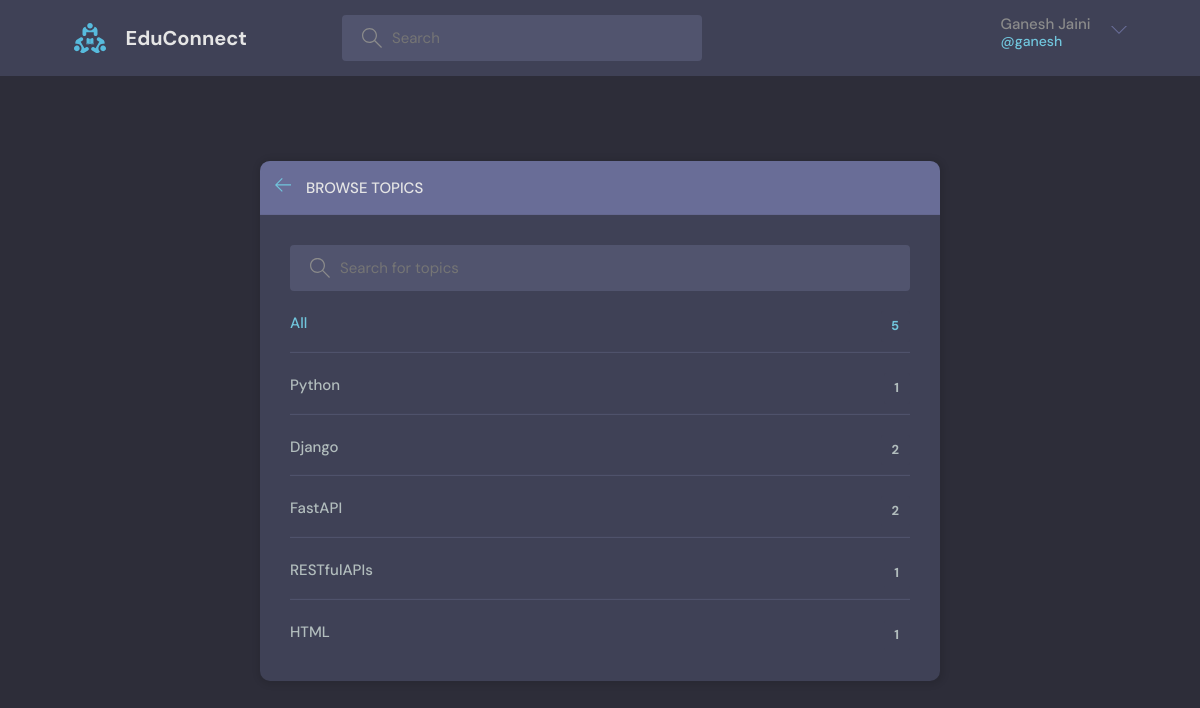
The page /topics/ (signed in) on the database its author committed.
### base/models.py (models this page shows, shortened)
class Topic(models.Model):
    name=models.CharField(max_length=200)
    updated=models.DateTimeField(auto_now=True)
    created=models.DateTimeField(auto_now_add=True)

### base/views.py (the view)
# urls.py: path('topics/',views.topicsPage,name='topics'),
def topicsPage(request):
    query=request.GET.get('q') if request.GET.get('q')!=None else ''
    topics=Topic.objects.filter(name__icontains=query)[0:5]
    context={'topics':topics}
    return render(request,'base/topics.html',context)

### base/templates/base/topics.html (shortened to what this page needs)
{% extends 'main.html' %}
{% block content %}
<main class="create-room layout">
  <div class="container">
    <div class="layout__box">
      <div class="layout__boxHeader">
        <div class="layout__boxTitle">
          <a href="{% url 'home' %}">
            <svg version="1.1" xmlns="http://www.w3.org/2000/svg" width="32" height="32" viewBox="0 0 32 32">
              <title>arrow-left</title>
              <path
                d="M13.723 2.286l-13.723 13.714 13.719 13.714 1.616-1.611-10.96-10.96h27.625v-2.286h-27.625l10.965-10.965-1.616-1.607z"
              ></path>
            </svg>
          </a>
          <h3>Browse Topics</h3>
        </div>
      </div>
      <div class="topics-page layout__body">
        <form class="header__search" method="get" action="">
          <label>
            <input name="q" placeholder="Search for topics" />
          </label>
        </form>
        <div class="scroll">
        <ul class="topics__list">
          <li>
            <a href="{% url 'home' %}" class="active">All <span>{{topics.count}}</span></a>
          </li>
          {% for topic in topics %}
          <li>
            <a href="{% url 'home' %}?q={{topic.name}}">{{topic.name}} <span>{{topic.room_set.count}}</span></a>
          </li>
          {% endfor %}
        </ul>
        </div>
      </div>
    </div>
  </div>
</main>
{% endblock content %}

### templates/navbar.html (shortened to what this page needs)
{% load static %}
<header class="header header--loggedIn">
  <div class="container">
      <a href="{% url 'home' %}" class="header__logo">
        <img src="{% static 'images/logo.svg' %}" />
        <h1>EduConnect</h1>
      </a>
      {% if '/room/' in request.META.PATH_INFO  or '/delete-room/' in request.META.PATH_INFO %}
      {% else %}
      <form class="header__search" method="get" action="">
        <label>
          <input type="text" name="q" placeholder="Search" />
        </label>
      </form>
      {% endif %}
      <nav class="header__menu">
        {% if user.is_authenticated %}
        <div class="header__user">
        <a href="{% url 'user-profile' request.user.id %}">
          <p>{{request.user.first_name}} {{request.user.last_name}}<span>@{{request.user.username}}</span></p>
        </a>
        <button class="dropdown-button">
          <svg version="1.1" xmlns="http://www.w3.org/2000/svg" width="32" height="32" viewBox="0 0 32 32">
            <title>chevron-down</title>
            <path d="M16 21l-13-13h-3l16 16 16-16h-3l-13 13z"></path>
          </svg>
        </button>
        </div>
        {% else %}
        <a href="{% url 'login' %}">
          <img src="{% static 'images/avatar.svg' %}" />
          <p>Login</p>
        </a>
        {% endif %}
      </nav>
  </div>
</header>

### static/styles/style.css (style rules this page uses)
:root { --color-main: #71c6dd; --color-main-light: #e1f6fb; --color-dark: #3f4156; --color-dark-medium: #51546e; --color-dark-light: #696d97; --color-light: #e5e5e5; --color-gray: #8b8b8b; --color-light-gray: #b2bdbd; --color-bg: #2d2d39; --color-success: #5dd693; --color-error: #fc4b0b; }
* { font-family: "DM Sans", -apple-system, BlinkMacSystemFont, "Segoe UI", Roboto, Oxygen, Ubuntu, Cantarell, "Open Sans", "Helvetica Neue", sans-serif; margin: 0; padding: 0; box-sizing: border-box; text-rendering: optimizeLegibility; font-size: inherit; }
html { font-size: 56.25%; }
@media only screen and (min-width: 1200px) { html { font-size: 62.5%; } }
body { line-height: 1.6; font-weight: 400; font-size: 1.5rem; color: var(--color-light-gray); background-color: var(--color-bg); min-height: 100vh; }
img { width: 100%; }
a { display: inline-block; color: var(--color-main); text-decoration: none; }
.container { max-width: 120rem; width: 90%; margin: auto; }
.header { padding: 1.5rem; background-color: var(--color-dark); }
.header > .container { display: flex; gap: 9.5rem; }
.header__logo, .header__user { display: flex; gap: 2rem; align-items: center; }
.header__logo > img { height: 3.2rem; width: 3.2rem; }
.header__logo > h1 { font-weight: 700; font-size: 2rem; color: var(--color-light); }
.header__search > label { background-color: var(--color-dark-medium); padding: 1.3rem 1rem; display: flex; align-items: center; gap: 1rem; border-radius: 4px; }
.header__search svg { fill: var(--color-gray); width: 2rem; height: 2rem; margin-left: 1rem; }
.header__search input { width: 30rem; background: transparent; border: none; outline: none; color: var(--color-light); }
.header__menu { margin-left: auto; position: relative; }
.header__menu a { display: flex; gap: 1.5rem; align-items: center; font-weight: 500; text-decoration: none; color: var(--color-gray); }
.header__menu p { line-height: 1.2; }
.header__menu span { color: var(--color-main); font-weight: 500; font-size: 1.4rem; display: block; }
.header__menu svg { width: 1.6rem; height: 1.6rem; fill: var(--color-dark-light); }
.dropdown-button { background: transparent; border: 0; outline: 0; cursor: pointer; }
.layout { margin-top: 2.4rem; }
.layout > .container { display: flex; justify-content: space-between; align-items: flex-start; }
.layout__box { width: 90%; max-width: 48rem; min-height: 40rem; position: absolute; top: 50%; left: 50%; transform: translate(-50%, -46%); background-color: var(--color-dark); border-radius: 1rem; box-shadow: 1px 1px 6px 3px rgba(0, 0, 0, 0.1); overflow: hidden; }
.layout__boxHeader { display: flex; padding: 1.5rem; background-color: var(--color-dark-light); }
.layout__boxTitle { display: flex; gap: 1.5rem; align-items: center; }
.layout__boxTitle h3 { text-transform: uppercase; font-weight: 500; color: var(--color-light); }
.layout__boxTitle svg { width: 1.6rem; height: 1.6rem; fill: var(--color-main); }
.layout__body { margin: 3rem; }
.topics__list { list-style: none; }
.topics__list li a { display: flex; justify-content: space-between; margin-bottom: 3rem; font-weight: 500; color: var(--color-light-gray); transition: all 0.3s ease-in-out; }
.topics__list li a.active, .topics__list li a:hover { color: var(--color-main); }
.topics__list li a span { padding: 0.5rem 1rem; background-color: var(--color-dark); border-radius: 3px; font-size: 1.3rem; font-weight: 700; letter-spacing: 1px; }
.topics-page .topics__list li:not(:last-child) a { margin: 2rem 0; padding-bottom: 1rem; text-decoration: none; border-bottom: 1px solid var(--color-dark-medium); }
.topics-page .header__search { display: block; }
.create-room.layout .layout__box { max-width: 68rem; }

### rows shown on the page
Topic: name "Python", room_set.count "1"
Topic: name "Django", room_set.count "2"
Topic: name "FastAPI", room_set.count "2"
Topic: name "RESTfulAPIs", room_set.count "1"
Topic: name "HTML", room_set.count "1"

### other values the page prints
{{ request.user.first_name }} "Ganesh"
{{ request.user.last_name }} "Jaini"
{{ request.user.username }} "ganesh"
{{ topics.count }} "5"
